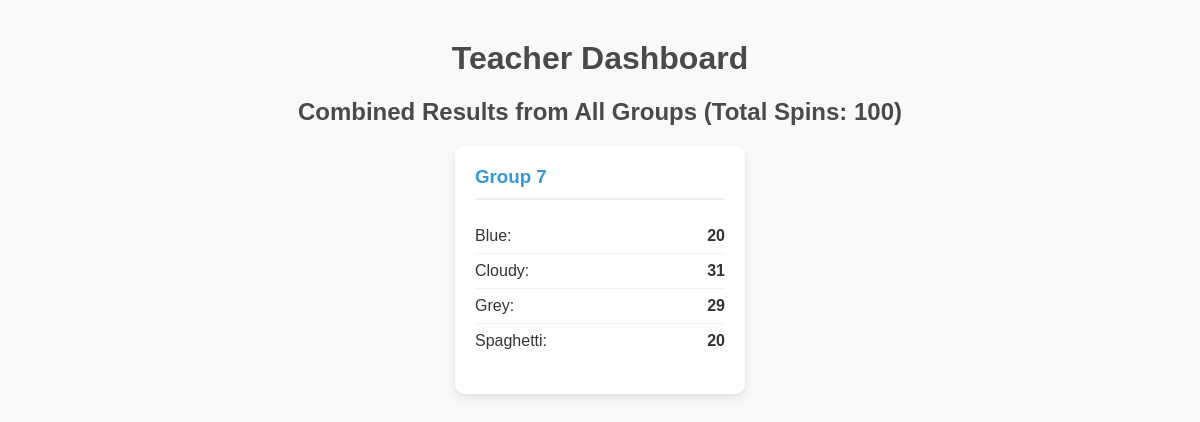
/dashboard, run on the app's committed database.
### tables this page shows
CREATE TABLE spins (
            id INTEGER PRIMARY KEY AUTOINCREMENT,
            classroom_code TEXT NOT NULL,
            group_name TEXT NOT NULL,
            color TEXT NOT NULL,
            timestamp DATETIME DEFAULT CURRENT_TIMESTAMP
        );

### app.py (the view)
@app.route('/dashboard')
@app.route('/dashboard/<classroom_code>')
def dashboard(classroom_code=None):
    if not classroom_code:
        classroom_code = CURRENT_CLASSROOM
    conn = get_db_connection()
    rows = conn.execute('SELECT * FROM spins WHERE classroom_code = ?', (classroom_code,)).fetchall()
    conn.close()
    summary = defaultdict(lambda: defaultdict(int))
    total_spins = len(rows)
    for row in rows:
        summary[row['group_name']][row['color']] += 1
    summary_dict = {k: dict(v) for k, v in summary.items()}
    return render_template('dashboard.html',
                           summary=summary_dict,
                           total_spins=total_spins,
                           classroom_name=classroom_code)

### app.py (called while the page is built)
def get_db_connection():
    conn = sqlite3.connect(DATABASE)
    conn.row_factory = sqlite3.Row
    return conn

### templates/dashboard.html (shortened to what this page needs)
<!doctype html>
<html lang="en">
  <head>
  </head>
  <body>
    <h1>Teacher Dashboard</h1>
    <h2>Combined Results from All Groups (Total Spins: {{ total_spins }})</h2>
    <div id="dashboard-container">
      {% if summary %} {% for group_id, results in summary.items()|sort %}
      <div class="group-card">
        <h3>Group {{ group_id }}</h3>
        <ul>
          {% for color, count in results.items()|sort %}
          <li>
            <span>{{ color|capitalize }}:</span>
            <span class="count">{{ count }}</span>
          </li>
          {% endfor %}
        </ul>
      </div>
      {% endfor %} {% else %}
      <p class="no-results">No results have been recorded yet.</p>
      {% endif %}
    </div>
  </body>
</html>

### templates/dashboard.html (style rules this page uses)
body { font-family: sans-serif; margin: 40px; background-color: #f9f9f9; color: #333; }
h1, h2 { text-align: center; color: #4a4a4a; }
#dashboard-container { display: flex; flex-wrap: wrap; gap: 20px; justify-content: center; }
.group-card { background-color: white; border-radius: 10px; box-shadow: 0 4px 8px rgba(0, 0, 0, 0.1); padding: 20px; width: 250px; }
.group-card h3 { margin-top: 0; color: #3498db; border-bottom: 2px solid #eee; padding-bottom: 10px; }
.group-card ul { list-style: none; padding: 0; }
.group-card li { display: flex; justify-content: space-between; padding: 8px 0; border-bottom: 1px solid #f0f0f0; }
.group-card li:last-child { border-bottom: none; }
.group-card .count { font-weight: bold; }

### data on the page
spins: color "Blue", count "20"
spins: color "Cloudy", count "31"
spins: color "Grey", count "29"
spins: color "Spaghetti", count "20"

### other printed values
{{ total_spins }} "100"
{{ group_id }} "7"
